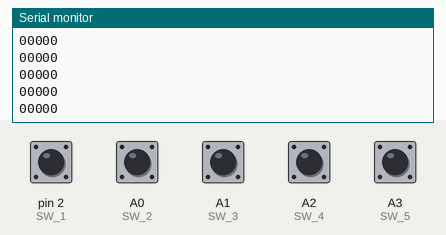
Bench run of a sketch on a simulated Arduino Uno, built with avr-gcc and run on an emulated ATmega328P. Parts: the last lines printed to the serial monitor. The inputs (shaded band) are chosen by the test bench; at power-on: A0 (SW_2), A1 (SW_3), A2 (SW_4), A3 (SW_5), pin 2 (SW_1) HIGH.

Above: at 1.2 s.
1.3 s: pin 2 (SW_1) pulled LOW for 0.15 s
At 1.32 s:
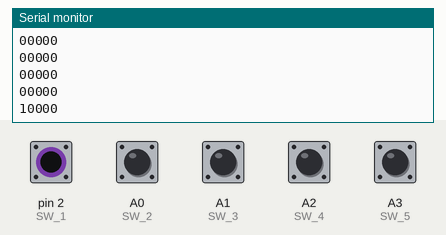
2.9 s: A0 (SW_2) pulled LOW for 0.15 s
At 2.93 s:
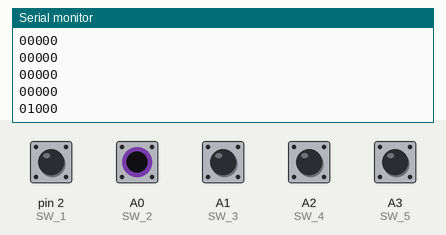
4.5 s: A1 (SW_3) pulled LOW for 0.15 s
At 4.55 s:
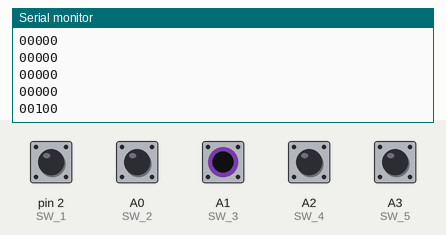
6.1 s: A2 (SW_4) pulled LOW for 0.15 s
At 6.16 s:
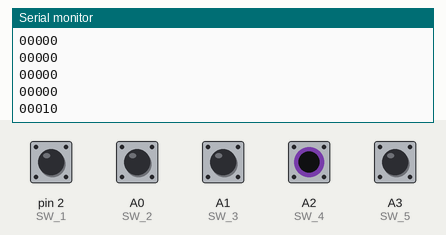
7.7 s: A3 (SW_5) pulled LOW for 0.15 s
At 7.72 s:
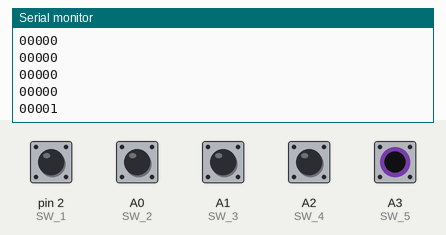
Timing chart, 0 to 10.3 s (numbered marks = the images above; inputs shaded):
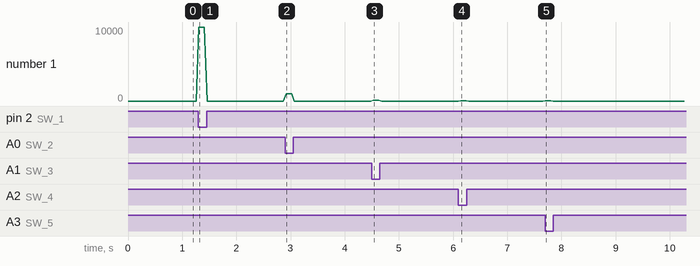

The sketch:

VHSPuzzle.ino
```cpp
/*
 * Created by Daniel Oulton
 * for Outside the March
 * "The Tape Escape"
 *
 * Usage:
 * The Arduino reads 5 digital inputs ever 50ms (adjustable)
 * and prints the output to the serial port at 9600 baud
 * The switches are activated by the presence of a magnet
 *
 * Schematic:
 *                    |-------SW1-|
 *                    | |-----SW2-|
 *  5v USB Power -> Arduino --SW3-|
 *                    | |-----SW4-|
 *                    |-------SW5-|
 *                                |
 *                               GND
 */
#define SW_1 2
#define SW_2 A0
#define SW_3 A1
#define SW_4 A2
#define SW_5 A3

void setup() {
  // put your setup code here, to run once:
  Serial.begin(9600);
  Serial.println("On");
  pinMode(SW_1, INPUT_PULLUP);
  pinMode(SW_2, INPUT_PULLUP);
  pinMode(SW_3, INPUT_PULLUP);
  pinMode(SW_4, INPUT_PULLUP);
  pinMode(SW_5, INPUT_PULLUP);

}

void loop() {
Serial.print(!digitalRead(SW_1));
Serial.print(!digitalRead(SW_2));
Serial.print(!digitalRead(SW_3));
Serial.print(!digitalRead(SW_4));
Serial.print(!digitalRead(SW_5));
Serial.println();
delay(50);
}
```

Measured:
- after the input at 1.3 s, the serial monitor: prints a new line at once (image 1)
- after the input at 2.9 s, the serial monitor: prints a new line at once (image 2)
- after the input at 4.5 s, the serial monitor: prints a new line at once (image 3)
- after the input at 6.1 s, the serial monitor: prints a new line at once (image 4)
- after the input at 7.7 s, the serial monitor: prints a new line at once (image 5)
